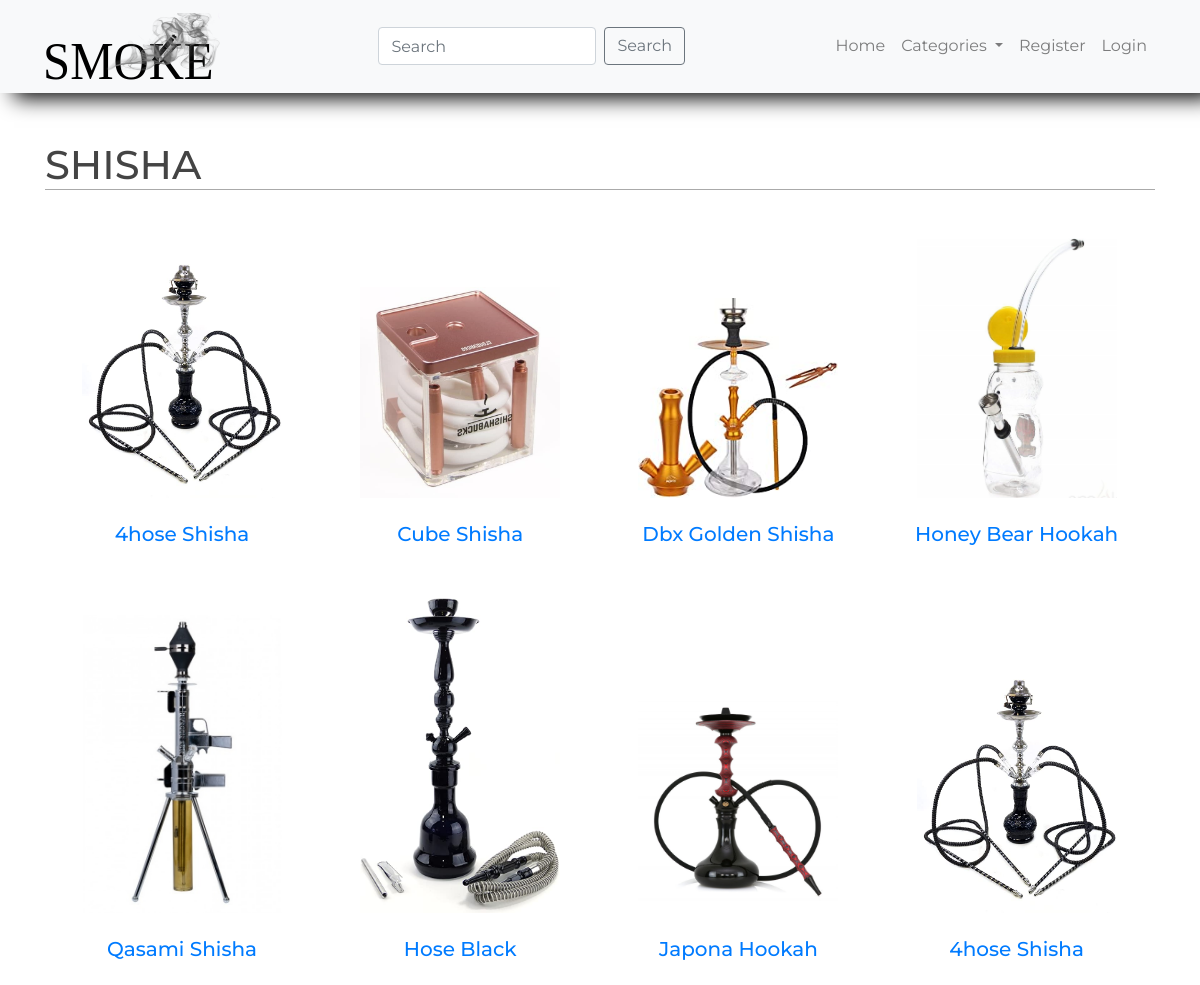
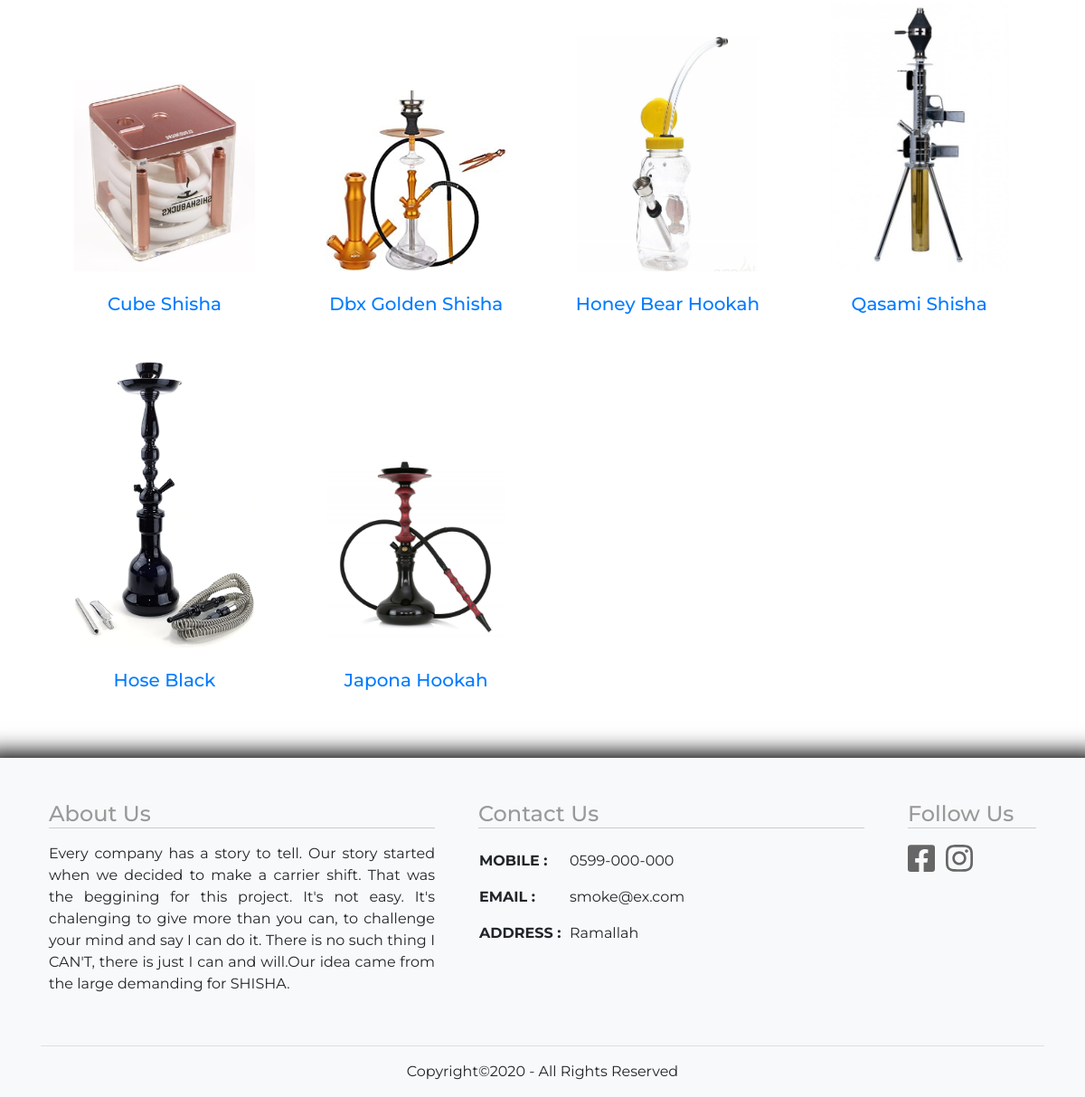
Screenshot of /categories/shisha with the database file from the repository (2 pictures, top to bottom).
### smoke_app/models.py (models this page shows)
class Product(models.Model):
    name = models.CharField(max_length=100)
    category = models.CharField(max_length=100)
    description = models.TextField()
    price = models.FloatField()
    stock = models.IntegerField()
    created_at = models.DateTimeField(auto_now_add=True)
    updated_at = models.DateTimeField(auto_now=True)
    objects = ProductManager()

### smoke_app/views.py (the view)
# urls.py: path('categories/<category>', views.cat_items),
def cat_items(request, category):
    products = Product.objects.filter(category = category)
    context = {
        'category': category.upper(),
        'products': products
    }
    return render(request, 'cat_items.html', context)

### smoke_app/templates/cat_items.html
{% extends "base.html" %} {% load static %} {% block content %}
<div class="cat-items">
  <h1 class="mb-5">{{ category }}</h1>
  {% for product in products %}
  <a href="/products/{{ product.id }}">
    <img class="mx-auto mb-4" src="{% static 'img/products/'|add:product.name|add:'.jpg' %}" alt="{{ product.name }}" />
    <h5>{{ product.name }}</h5>
  </a>
  {% endfor %}
</div>
{% endblock content %}

### smoke_app/templates/base.html (shortened to what this page needs)
{% load static %}
<!DOCTYPE html>
<html lang="en">
<head>
  <link rel="stylesheet" href="https://cdn.jsdelivr.net/npm/bootstrap@4.5.3/dist/css/bootstrap.min.css"
 />
  <link rel="stylesheet" href="https://cdnjs.cloudflare.com/ajax/libs/owl-carousel/1.3.3/owl.carousel.min.css" />
  <link rel="stylesheet" href="https://cdnjs.cloudflare.com/ajax/libs/owl-carousel/1.3.3/owl.theme.css" />
  <link rel="stylesheet" href="//code.jquery.com/ui/1.12.1/themes/base/jquery-ui.css" />
  <link rel="stylesheet" href="{% static 'css/base.css' %}" />
  <link rel="stylesheet" href="{% static 'css/home.css' %}" />
  <link rel="stylesheet" href="{% static 'css/cat_items.css' %}" />
  <link rel="stylesheet" href="{% static 'css/product_info.css' %}" />
  <link rel="stylesheet" href="{% static 'css/cart_items.css' %}" />
  <link rel="stylesheet" href="{% static 'css/control_panel.css' %}" />
</head>
<body>
  <header>
    <nav class="navbar navbar-expand-lg navbar-light bg-light">
      <div class="container">
        <a class="navbar-brand" href="/"><img src="{% static 'img/logos/smoke_logo.svg' %}" alt="Smoke Logo" /></a>
        <div class="collapse navbar-collapse text-center" id="navbarToggle">
          <div class="d-inline-block mx-auto">
            <form class="form-inline" action="/search" method="POST">
              <input class="form-control mr-2 "  type="text" name="product" id="product"
                placeholder="Search" aria-label="Search" />
              <button class="btn btn-outline-secondary " type="submit">Search</button>
            </form>
          </div>
          <ul class="navbar-nav">
            <li class="nav-item">
              <a class="nav-link" href="/">Home</a>
            </li>
            <li class="nav-item dropdown">
              <a class="nav-link dropdown-toggle" href="#" id="navbarDropdown" role="button" data-toggle="dropdown"
                aria-haspopup="true" aria-expanded="false">
                Categories
              </a>
            </li>
            {% if request.session.user_id %} {% if request.session.is_admin %}
            <li class="nav-item">
              <a class="nav-link" href="/control_panel">Control Panel</a>
            </li>
            {% endif %}
            <li class="nav-item">
              <a class="nav-link" href="/logout">Logout</a>
            </li>
            <li class="nav-item">
              <a class="nav-link" href="/cart"><img src="{% static 'img/icons/cart.svg' %}" alt="Cart Icon" /></a>
            </li>
            {% else %}
            <li class="nav-item">
              <a class="nav-link" href="/regist_form">Register</a>
            </li>
            <li class="nav-item">
              <a class="nav-link" href="/login_form">Login</a>
            </li>
            {% endif %}
          </ul>
        </div>
      </div>
    </nav>
  </header>
  <main class="container text-center text-lg-left py-5">{% block content %}{% endblock %}</main>
  <footer class="bg-light pt-5 shad">
    <div class="container">
      <div class="row text-center text-lg-left">
        <div class="col-lg-5 px-4 pb-4">
          <h4 class="mb-3">About Us</h4>
          <p>
            Every company has a story to tell. Our story started when we decided to make a carrier shift. That was the beggining for this project. It's not easy. It's chalenging to give more than you can, to challenge your mind and say I can do it. There is no such thing I CAN'T, there is just I can and will.Our idea came from the large demanding for SHISHA.
          </p>
        </div>
        <div class="col-lg-5 px-4 pb-4">
          <h4 class="mb-3">Contact Us</h4>
          <table>
              <tr>
                <th scope="row">MOBILE :</th>
                <td>0599-000-000</td>
              </tr>
              <tr>
                <th scope="row">EMAIL :</th>
                <td>smoke@ex.com</td>
              </tr>
              <tr>
                <th scope="row">ADDRESS :</th>
                <td>Ramallah</td>
              </tr>
          </table>
        </div>
        <div class="col-lg-2 px-4 pb-4">
          <h4 class="mb-3">Follow Us</h4>
          <div class="social-media">
            <a href="#" class="mr-2"><img src="{% static 'img/icons/facebook.svg' %}" alt="FB Icon" /></a>
            <a href="#"><img src="{% static 'img/icons/instagram.svg' %}" alt="Instagram Icon" /></a>
          </div>
        </div>
      </div>
      <hr />
      <div class="copyright text-center pb-3">Copyright&copy;2020 - All Rights Reserved</div>
    </div>
  </footer>
</body>
</html>

### smoke_app/static/css/base.css (style rules this page uses)
* { font-family: 'Montserrat', sans-serif; }
header { box-shadow: 14px 5px 20px black; }
.navbar-brand > img { width: 175px; }
.social-media img, .nav-link img { width: 30px; }
footer h4 { border-bottom: 1px solid #ccc; color: #999; }
footer p { text-align: justify; }
.shad { box-shadow: 0px 12px 23px 18px black; }
.shad tr { height: 40px; }
.shad th { width: 100px; }

### smoke_app/static/css/cat_items.css (style rules this page uses)
.cat-items h1 { border-bottom: 1px solid #aaa; color: #444; }
.cat-items a { display: inline-block; height: 300px; width: 274px; text-align: center; }
.cat-items img { display: block; width: 200px; }

### rows the page displays
Product: name (picture), name "4hose Shisha"
Product: name (picture), name "Cube Shisha"
Product: name (picture), name "Dbx Golden Shisha"
Product: name (picture), name "Honey Bear Hookah"
Product: name (picture), name "Qasami Shisha"
Product: name (picture), name "Hose Black"
Product: name (picture), name "Japona Hookah"
Product: name (picture), name "4hose Shisha"
Product: name (picture), name "Cube Shisha"
Product: name (picture), name "Dbx Golden Shisha"
Product: name (picture), name "Honey Bear Hookah"
Product: name (picture), name "Qasami Shisha"
Product: name (picture), name "Hose Black"
Product: name (picture), name "Japona Hookah"

### other values shown
{{ category }} "SHISHA"
